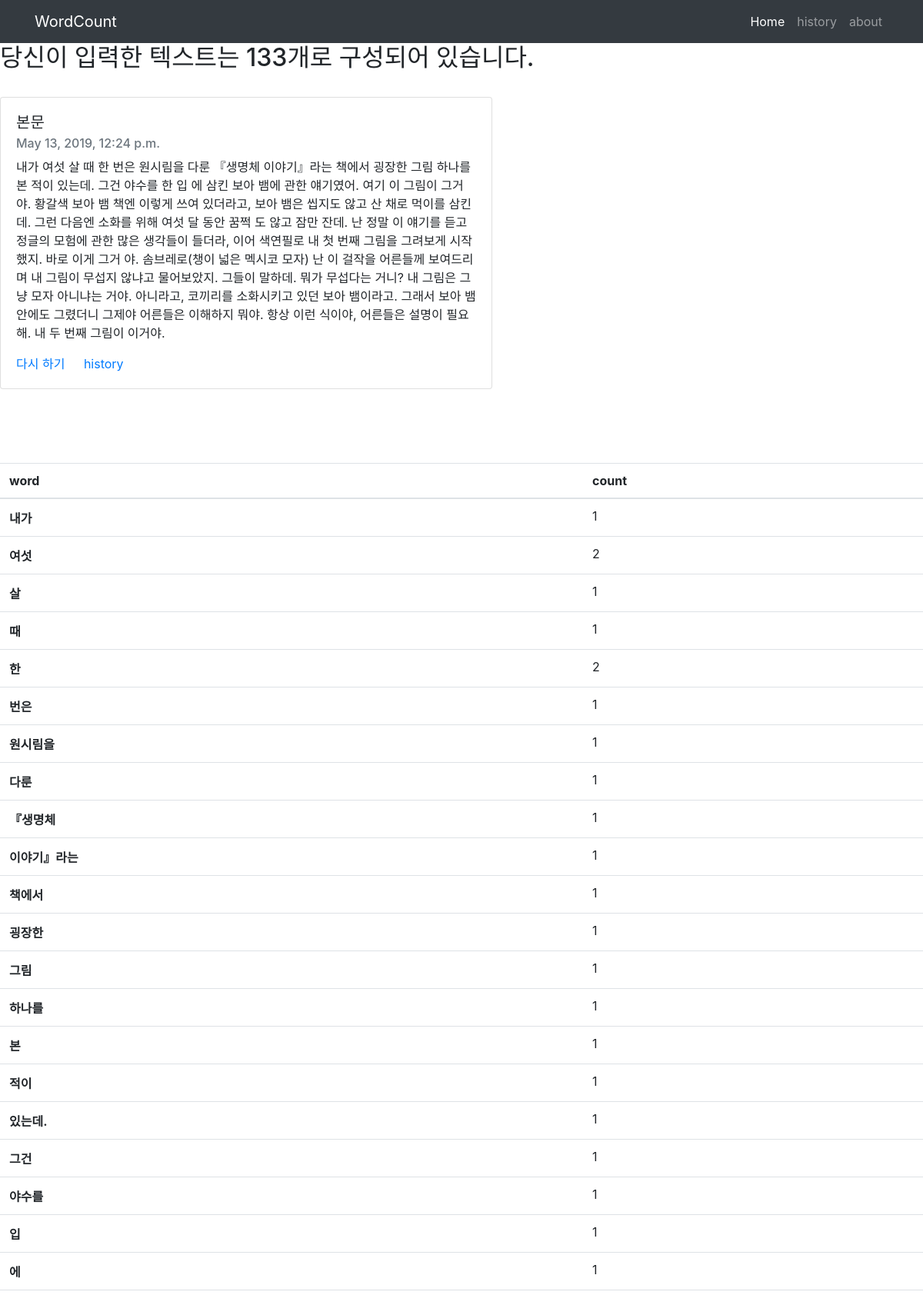
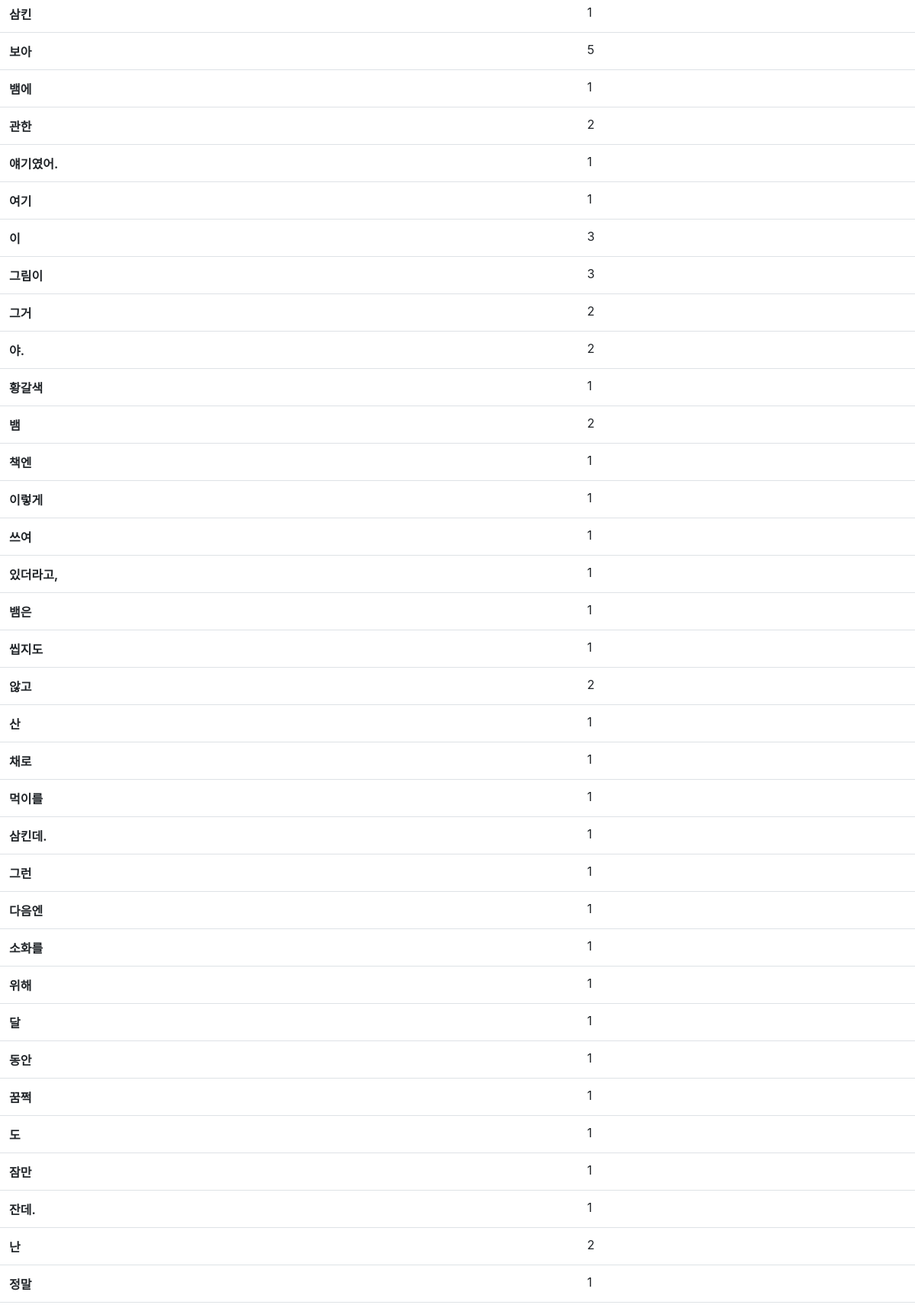
Screenshot of /result/2/ (upper part) with the database file from the repository (2 pictures, top to bottom).
### count/models.py (models this page shows)
class Text(models.Model):
    pub_date = models.DateTimeField('date published')
    body = models.TextField()
    def __str__(self):
        return self.body

### count/views.py (the view)
# urls.py: path('result/<int:text_id>/',count.views.result,name="result"),
def result(request,text_id):
    t=get_object_or_404(Text, pk=text_id)
    text_detail = str(get_object_or_404(Text, pk=text_id))
    words=text_detail.split()
    word_dictionary={}
    for word in words:
        if word in word_dictionary:
            word_dictionary[word]+=1
        else:
            word_dictionary[word]=1
    return render(request,'result.html',{'text':t,'full':text_detail,'total':len(words),'dictionary':word_dictionary.items()})

### count/templates/result.html
{% extends 'base.html' %}
{% block contents %}
<body>
<h2>당신이 입력한 텍스트는 {{total}}개로 구성되어 있습니다.</h2>
<br>
<div class="card" style="width: 40rem;">
  <div class="card-body">
    <h5 class="card-title">본문</h5>
    <h6 class="card-subtitle mb-2 text-muted">{{text.pub_date}}</h6>
    <p class="card-text">{{full}}</p>
    <a href="{% url 'home'%}" class="card-link">다시 하기</a>
    <a href="{% url 'history'%}" class="card-link">history</a>
  </div>
</div>
<br>
<br>
<br>
<br>
<table class="table">
  <thead>
    <tr>
      <th scope="col">word</th>
      <th scope="col">count</th>
    </tr>
  </thead>
  <tbody>
    {%for word, howmany in dictionary%}
      <tr>
        <th scope="row">{{word}}</th>
        <td>{{howmany}}</td>
      </tr>
    {%endfor%}
  </tbody>
</table>
</body>
{% endblock contents %}

### rows the page displays
Text: pub_date "May 13, 2019, 12:24 p.m.", body "내가 여섯 살 때 한 번은 원시림을 다룬 『생명체 이야기』라는 책에서 굉장한 그림 하나를 본 적이 있는데. 그건 야수를 한 입 에 삼킨 보아 뱀에 관한 얘기였어. 여기 이 그림이 그거 야. 황갈색 보아 뱀 책엔 이렇게 쓰여 있더라고, 보아 뱀은 씹지도 않고 산 채로 먹이를 삼킨데. 그런 다음엔 소화를 위해 여섯 달 동안 꿈쩍 도 않고 잠만 잔데. 난 정말 이 얘기를 듣고 정글의 모험에 관한 많은 생각들이 들더라, 이어 색연필로 내 첫 번째 그림을 그려보게 시작했지. 바로 이게 그거 야. 솜브레로(챙이 넓은 멕시코 모자) 난 이 걸작을 어른들께 보여드리며 내 그림이 무섭지 않냐고 물어보았지. 그들이 말하데. 뭐가 무섭다는 거니? 내 그림은 그냥 모자 아니냐는 거야. 아니라고, 코끼리를 소화시키고 있던 보아 뱀이라고. 그래서 보아 뱀 안에도 그렸더니 그제야 어른들은 이해하지 뭐야. 항상 이런 식이야, 어른들은 설명이 필요해. 내 두 번째 그림이 이거야."

### other values shown
{{ total }} "133"
{{ word }} "내가" "여섯" "살" "때" "한" "번은" "원시림을" "다룬" "『생명체" "이야기』라는" "책에서" "굉장한" "그림" "하나를" "본" "적이" "있는데." "그건" "야수를" "입" "에" "삼킨" "보아" "뱀에" "관한" "얘기였어." "여기" "이" "그림이" "그거" "야." "황갈색" "뱀" "책엔" "이렇게" "쓰여" "있더라고," "뱀은" "씹지도" "않고" "산" "채로" "먹이를" "삼킨데." "그런" "다음엔" "소화를" "위해" "달" "동안" "꿈쩍" "도" "잠만" "잔데." "난" "정말"
{{ howmany }} "1" "2" "1" "1" "2" "1" "1" "1" "1" "1" "1" "1" "1" "1" "1" "1" "1" "1" "1" "1" "1" "1" "5" "1" "2" "1" "1" "3" "3" "2" "2" "1" "2" "1" "1" "1" "1" "1" "1" "2" "1" "1" "1" "1" "1" "1" "1" "1" "1" "1" "1" "1" "1" "1" "2" "1"
